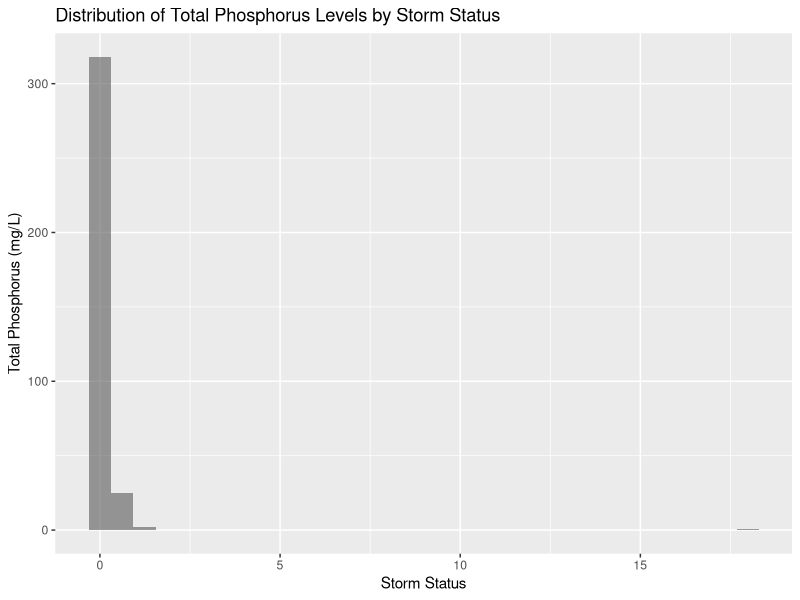

The R script that drew this image:
## ---- chunk 1
knitr::opts_chunk$set(echo = TRUE)
library(tidyverse)
library(lubridate)
library(here)

getwd()
here()

Data_Clean <- read.csv(file = here("Initial Figures/SlaySMilesFlynnESuEData_Cleaned.csv"),
                      stringsAsFactors = TRUE)
Data_Clean$Date <- ymd(Data_Clean$Date)

Data_Clean1 <- Data_Clean %>%
  mutate(
    month = factor(
      month(Date),
      levels = 1:12,
      labels = month.abb,
      ordered = TRUE),
      Year = year(Date))

Data_Clean1 <- Data_Clean1 %>%
  mutate(
    Status = case_when(
      month %in% c("Jan", "Feb", "Mar", "Apr", "May", "Jun") ~ "Before",
      month %in% c("Jul", "Aug", "Sep", "Oct", "Nov", "Dec") ~ "After"))

Data_Clean2 <- Data_Clean %>%
  mutate(
    Status = case_when(
      Date <= as.Date("2024-07-03") ~ "Before",
      Date >= as.Date("2024-07-09") ~ "After"
    )
  )

unique(Data_Clean2$Date)
TotalP_fig1 <- ggplot(Data_Clean2, aes(x = Total.Phosphorus)) +
  geom_histogram(alpha = 0.6) +
  labs(
    x = "Storm Status",
    y = "Total Phosphorus (mg/L)",
    title = "Distribution of Total Phosphorus Levels by Storm Status"
  )
print(TotalP_fig1)
